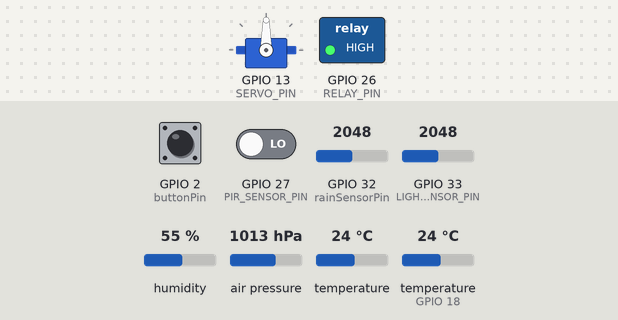
Recording of a sketch running on a simulated ESP32. Parts: servo, switched loads named in the sketch (green lamp = pin HIGH). The test bench sets the inputs (shaded band); at power-on: GPIO 33 (LIGHT_SENSOR_PIN) = 2048, GPIO 27 (PIR_SENSOR_PIN) LOW, GPIO 2 (buttonPin) HIGH, GPIO 32 (rainSensorPin) = 2048, humidity 55 %, air pressure 1013 hPa, temperature 24 °C, temperature (sensor on GPIO 18) 24 °C. WiFi joins after 1.5 s; servers stay silent unless stated; web services answer with replies made up by the test bench; what the sketch prints to the serial monitor is not drawn.

Above: at 3.2 s.
3.3 s: GPIO 33 (LIGHT_SENSOR_PIN) set to 1998
At 4.2 s:
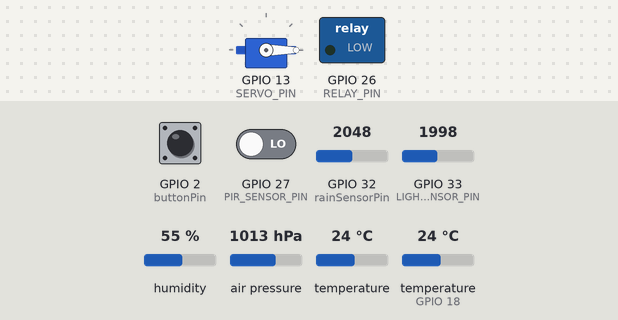
5.2 s: GPIO 27 (PIR_SENSOR_PIN) driven HIGH
At 6.3 s:
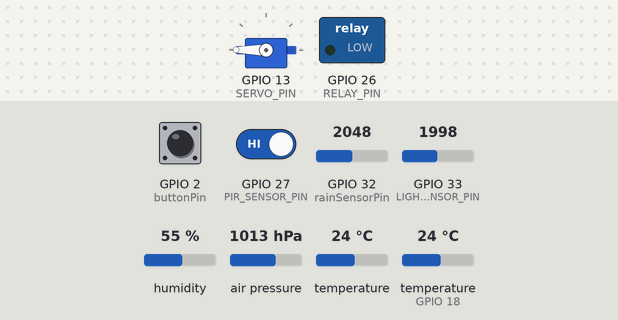
7.4 s: GPIO 33 (LIGHT_SENSOR_PIN) set to 2085
At 9.3 s:
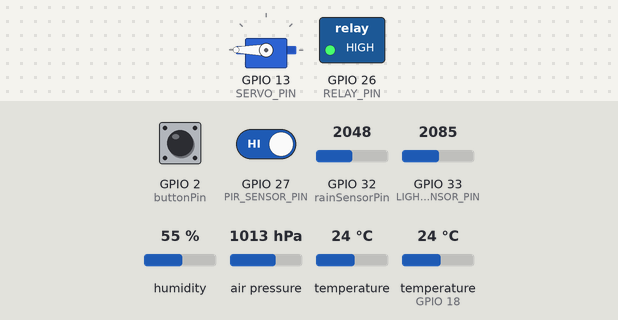
9.6 s: GPIO 33 (LIGHT_SENSOR_PIN) set to 2005
At 11.5 s:
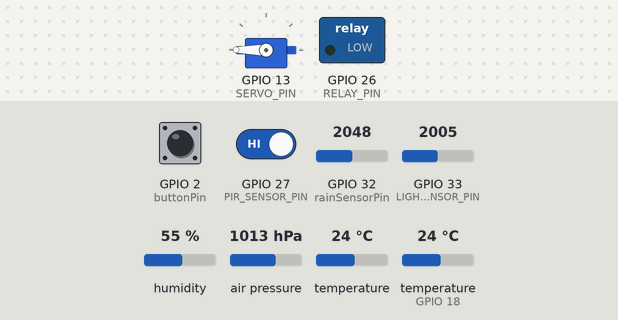
11.8 s: GPIO 33 (LIGHT_SENSOR_PIN) set to 2866
At 13.7 s:
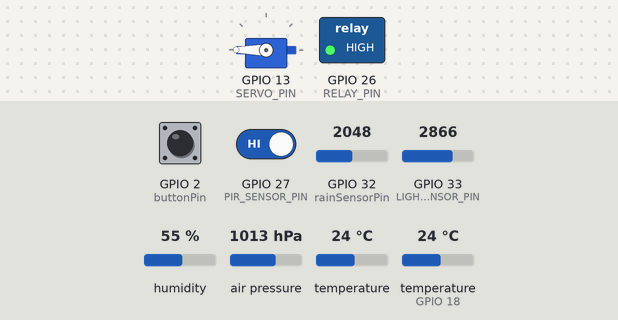
Timing chart, 0 to 15.0 s (numbered marks = the images above; inputs shaded):
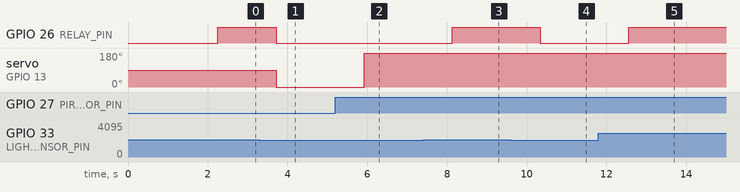

Measured:
- the behaviour switches between 2046 and 2045 on GPIO 33 (LIGHT_SENSOR_PIN) (found by bisection; images 0 and 1)
- after the input at 3.3 s, GPIO 26 (RELAY_PIN): HIGH → LOW after 0.41 s; servo on GPIO 13 (SERVO_PIN): 90° → 0° after 0.41 s
- after the input at 5.2 s, servo on GPIO 13 (SERVO_PIN): 0° → 180° after 0.72 s
- after the input at 7.4 s, GPIO 26 (RELAY_PIN): LOW → HIGH after 0.74 s
- after the input at 9.6 s, GPIO 26 (RELAY_PIN): HIGH → LOW after 0.75 s
- after the input at 11.8 s, GPIO 26 (RELAY_PIN): LOW → HIGH after 0.76 s

The sketch:

main.ino
```cpp
//ESP32 code final
// created by Amit Kumar Singh
#include <Wire.h>
#include <Adafruit_BMP085.h>
#include "DHT.h"
#include <WiFi.h>
#include <HTTPClient.h>
#include <ESP32Servo.h>
#include <ESPAsyncWebServer.h>

#define DHT11PIN 18
#define DHTTYPE DHT11
#define LIGHT_SENSOR_PIN 33
#define SERVO_PIN 13
#define PIR_SENSOR_PIN 27
#define RELAY_PIN 26

const char* ssid = "Project";
const char* password = "12345678";
const char* thingspeakServer = "api.thingspeak.com";
const String apiKey = "OEL5UOKAN250I5UT";

const int rainSensorPin = 32; // Rain sensor pin

Adafruit_BMP085 bmp;
DHT dht(DHT11PIN, DHTTYPE);
Servo myServo;

AsyncWebServer server(80);

int buttonPin = 2;
int buttonState = 0;
int displayMode = 1;

bool automatedMode = true; // Automated mode by default
bool lightStatus = false; // Light off by default
int servoPosition = 0; // Servo at 0 degrees by default

void setup() {
  Serial.begin(115200);
  pinMode(buttonPin, INPUT_PULLUP);
  pinMode(PIR_SENSOR_PIN, INPUT);
  pinMode(RELAY_PIN, OUTPUT);
  myServo.attach(SERVO_PIN);
  digitalWrite(RELAY_PIN, LOW); // Ensure relay is initially off

  Serial.println("Initializing...");

  WiFi.begin(ssid, password);

  while (WiFi.status() != WL_CONNECTED) {
    delay(1000);
    Serial.println("Connecting to WiFi...");
  }

  if (!bmp.begin()) {
    Serial.println("Could not find a valid BMP085/BMP180 sensor, check wiring!");
    while (1) {}
  }

  dht.begin();

  server.on("/toggle_automated", HTTP_GET, [](AsyncWebServerRequest *request){
    automatedMode = !automatedMode;
    request->send(200, "text/plain", automatedMode ? "Manual Mode" : "Automated Mode");
  });

  server.on("/toggle_light", HTTP_GET, [](AsyncWebServerRequest *request){
    lightStatus = !lightStatus;
    digitalWrite(RELAY_PIN, lightStatus ? HIGH : LOW);
    request->send(200, "text/plain", lightStatus ? "Light OFF" : "Light ON");
  });

  server.on("/toggle_dim", HTTP_GET, [](AsyncWebServerRequest *request){
    servoPosition = (servoPosition == 0) ? 180 : 0;
    myServo.write(servoPosition);
    request->send(200, "text/plain", servoPosition == 0 ? "Bright" : "Dim");
  });

  server.on("/get_data", HTTP_GET, [](AsyncWebServerRequest *request){
    String jsonData = getData();
    request->send(200, "application/json", jsonData);
  });

  server.begin();
}

void loop() {
  buttonState = digitalRead(buttonPin);

  if (buttonState == LOW) {
    changeDisplayMode();
    delay(500);
  }

  if (WiFi.status() == WL_CONNECTED) {
    if (automatedMode) {
      // Read Weather Data
      float temperatureBMP = bmp.readTemperature();
      float pressure = bmp.readPressure();
      float temperatureDHT = dht.readTemperature();
      float humidity = dht.readHumidity();
      int rainSensorValue = analogRead(rainSensorPin);
      int analogValue = analogRead(LIGHT_SENSOR_PIN);

      // Display Weather Data on Serial Monitor
      Serial.println("Weather Data:");
      Serial.print("Temperature (BMP180): ");
      Serial.print(temperatureBMP);
      Serial.println(" *C");
      Serial.print("Temperature (DHT11): ");
      Serial.print(temperatureDHT);
      Serial.println(" *C");
      Serial.print("Pressure: ");
      Serial.print(pressure);
      Serial.println(" Pa");
      Serial.print("Humidity: ");
      Serial.print(humidity);
      Serial.println("%");
      Serial.print("Rain Sensor: ");
      Serial.println(rainSensorValue);
      Serial.print("Analog Value (LDR): ");
      Serial.println(analogValue);

      // Send Weather Data to ThingSpeak
      sendDataToThingSpeak(temperatureBMP, temperatureDHT, pressure, humidity, rainSensorValue, analogValue);

      // Read PIR Data
      int pirValue = digitalRead(PIR_SENSOR_PIN);

      Serial.print("PIR Value = ");
      Serial.print(pirValue);

      if (analogValue > 2045) {
        Serial.println(" => Bright");
        digitalWrite(RELAY_PIN, HIGH); // Turn relay off
      } else {
        Serial.println(" => Dark");
        digitalWrite(RELAY_PIN, LOW); // Turn relay on

        if (pirValue == HIGH) {
          myServo.write(180); // Move servo to 180 degrees
        } else {
          myServo.write(0); // Move servo to 0 degrees
        }
      }

      delay(500); // Delay between data readings
    }
  }
}

void sendDataToThingSpeak(float temperatureBMP, float temperatureDHT, float pressure, float humidity, int rainSensorValue, int analogValue) {
  if (WiFi.status() == WL_CONNECTED) {
    HTTPClient http;

    String url = "http://api.thingspeak.com/update?api_key=" + apiKey;
    url += "&field1=" + String(temperatureBMP);
    url += "&field2=" + String(temperatureDHT);
    url += "&field3=" + String(pressure);
    url += "&field4=" + String(humidity);
    url += "&field5=" + String(rainSensorValue);
    url += "&field6=" + String(analogValue);

    Serial.println("Sending data to ThingSpeak...");
    Serial.println(url);

    http.begin(url);

    int httpResponseCode = http.GET();

    if (httpResponseCode == 200) {
      Serial.println("Data sent to ThingSpeak successfully!");
    } else {
      Serial.print("Error code: ");
      Serial.println(httpResponseCode);
    }

    http.end();
  } else {
    Serial.println("WiFi Disconnected! Unable to send data to ThingSpeak.");
  }
}

void changeDisplayMode() {
  displayMode++;

  if (displayMode > 5) {
    displayMode = 1;
  }
}

String getData() {
  float temperatureBMP = bmp.readTemperature();
  float pressure = bmp.readPressure();
  float temperatureDHT = dht.readTemperature();
  float humidity = dht.readHumidity();
  int rainSensorValue = analogRead(rainSensorPin);
  int analogValue = analogRead(LIGHT_SENSOR_PIN);
  int pirValue = digitalRead(PIR_SENSOR_PIN);

  String jsonData = "{";
  jsonData += "\"temperatureBMP\":" + String(temperatureBMP) + ",";
  jsonData += "\"pressure\":" + String(pressure) + ",";
  jsonData += "\"temperatureDHT\":" + String(temperatureDHT) + ",";
  jsonData += "\"humidity\":" + String(humidity) + ",";
  jsonData += "\"rainSensor\":" + String(rainSensorValue) + ",";
  jsonData += "\"lightSensor\":" + String(analogValue) + ",";
  jsonData += "\"pirSensor\":" + String(pirValue) + ",";
  jsonData += "\"relayStatus\":" + String(digitalRead(RELAY_PIN)) + ",";
  jsonData += "\"servoPosition\":" + String(servoPosition) + ",";
  jsonData += "\"lightStatus\":" + String(lightStatus);
  jsonData += "}";

  return jsonData;
}
```
